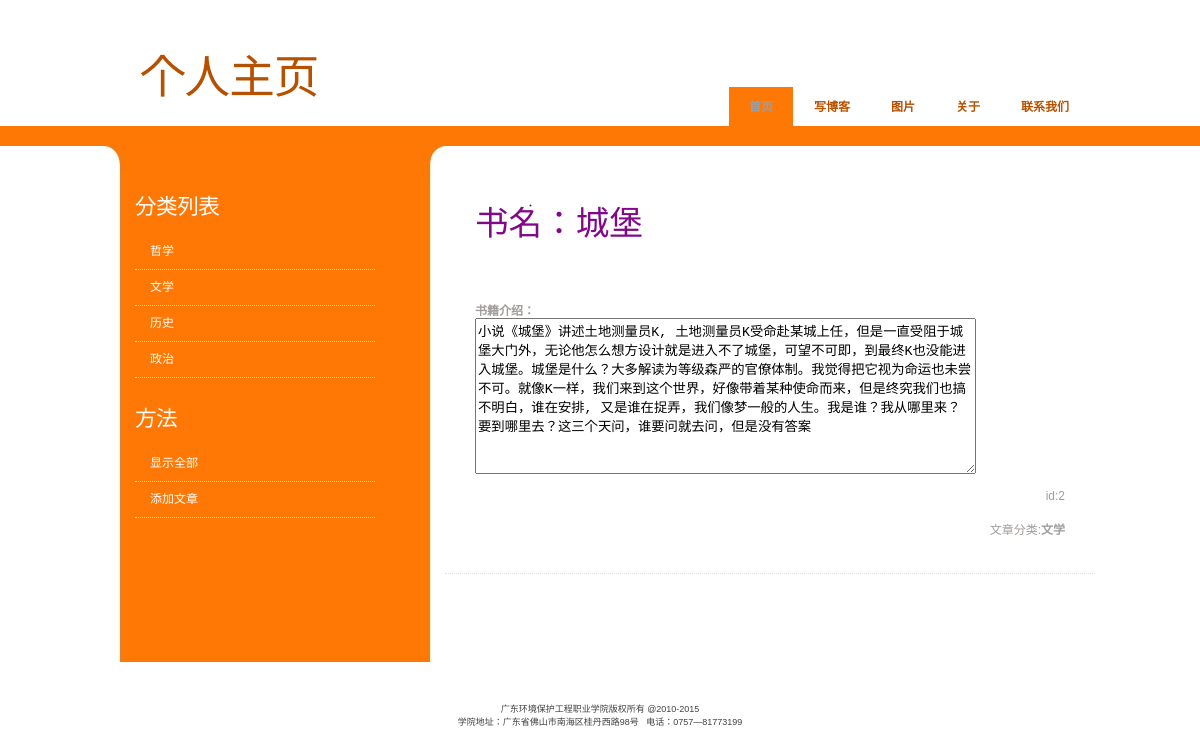
Page /onebooks/2 on the committed database.
### app2005050209/models.py (models this page shows, shortened)
class Article(models.Model):
    category=models.ForeignKey(Category,on_delete=models.CASCADE,verbose_name="分类")
    title=models.CharField(max_length=128,verbose_name="标题")
    content=models.CharField(max_length=1024,blank=True,verbose_name="内容")

class Category(models.Model):
    name=models.CharField(max_length=128,unique=True)
    count=models.IntegerField(default=0)
    slug=models.SlugField(blank=True)

### app2005050209/views.py (the view)
# urls.py: path('onebooks/<int:id>',views.onebooks,name='onebooks'),           #显示
def onebooks(request, id):
    article = models.Article.objects.get(id=id)
    category = models.Category.objects.get(id=article.category_id)
    return render(request, 'onebooks.html', {'article': article, 'category': category})

### app2005050209/templatetags/category_tags.py (called while the page is built)
@register.inclusion_tag('categorytab.html')
def category_tags():
    return {'categories':Category.objects.all()}

### app2005050209/templates/onebooks.html (shortened to what this page needs)
{% extends "base.html" %}
{% block content %}
<div class="post">
    <div class="entry">
            <div>
                <h2>书名：{{ article.title }}</h2>
            </div>
            <br>
            <br>
            <br>
            <br>
            <div>
                <form action="#" method="post">
                    <strong>书籍介绍：</strong><br>
                    <textarea name="description" cols="60" rows="10">{{ article.content}}</textarea>
                </form>
            </div>
            <div>
             <p align='right'>id:{{article.id}}</p>
            </div>
            <div><p align='right'>文章分类:<strong>{{category.name}}</strong></p></div>
    </div>
</div>
{% endblock content %}

### app2005050209/templates/categorytab.html
<ul>
    {% if categories %}
    {% for cate in categories %}
    <li><a href="{%url 'fenleibooks' cate.id %}">
        {{cate.name}}
    </a></li>
    {% endfor %}
    {% endif %}
</ul>

### static/css/style.css (style rules this page uses)
body { margin: 0; padding: 0; background: #FFFFFF url(../img/img01.gif) repeat-x left top; font-family: Arial, Helvetica, sans-serif; font-size: 12px; color: #A19D9A; }
h1, h2, h3 { margin: 0; padding: 0; font-weight: normal; color: #810988; }
h2 { font-size: 2.8em; }
p, ul, ol { margin-top: 0; line-height: 180%; }
ul, ol { color: #A19D9A; }
a { text-decoration: none; color: #C25700; }
.post { margin-bottom: 40px; border-bottom: 1px dotted #E7E2DC; }
.post .entry { padding: 0px 30px 20px 30px; padding-bottom: 20px; text-align: justify; }
#sidebar ul { margin: 0; padding: 0; list-style: none; }
#sidebar li { margin: 0; padding: 0; }
#sidebar li ul { margin: 0px 0px; padding-bottom: 30px; }
#sidebar li li { line-height: 35px; border-bottom: 1px dotted #E7E2DC; margin: 0px 30px; border-left: none; }
#sidebar li li a { padding: 0px 0px 0px 15px; }
#sidebar a { border: none; color: #FFFFFF; }

### rows in the picture
Article: title "城堡", description "小说《城堡》讲述土地测量员K, 土地测量员K受命赴某城上任，但是一直受阻于城堡大门外，无论他怎么想方设计就是进入不了城堡，可望不可即，到最终K也没能进入城堡。城堡是什么？大多解读为等级森严的官僚体制。我觉得把它视为命运也未尝不可。就像K一样，我们来到这个世界，好像带着某种使命而来，但是终究我们也搞不明白，谁在安排, 又是谁在捉弄，我们像梦一般的人生。我是谁？我从哪里来？要到哪里去？这三个天问，谁要问就去问，但是没有答案", id "2"
Category: name "文学"
Category: name "哲学"
Category: name "历史"
Category: name "政治"
